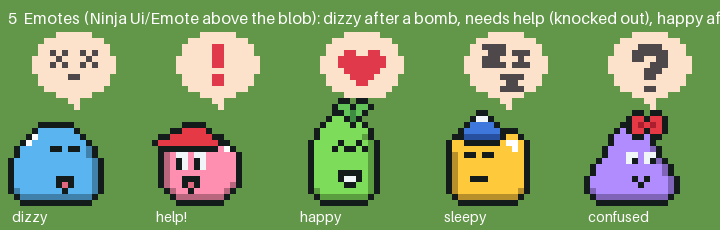
#> input picture blobz/docs/art-review/emotes-examples.png, 720 x 230 px, given in place of n34d-room-walls-v2.png, which was not available
$ python room_walls.py
#> lines starting #> are read from the running program, lines starting #| are printed output that depends on the picture; after the words box and inside, x2 and y2 are one past the last pixel; in counts of white or black regions, pixels touching at a corner belong together
### blobz/scripts/slice_grid_orders.py
#!/usr/bin/env python3
"""Slice ChatGPT grid orders N-11..N-15 (sprites drawn on an exact 16/32/64 px grid, delivered scaled up).

usage (from blobz/): python3 scripts/slice_grid_orders.py [n11 n12 n13 n14 n15]   (default: all)
Sources: docs/art-review/n11-weapons-r2.png, n12-move-icons.png, n13-fx-r2.png, n14-boss.png, n15-meadow-extras.png.
Preview: docs/art-review/n12-n15-sliced.png.

Per object: background out (flat magenta #ff00ff + near-magenta, or transparent alpha), a morphological opening
removes stray halo/noise pixels outside the sprite (cleanup only, nothing redrawn), the art-pixel size is measured
from the dark outline runs and refined by the least colour spread per cell, every cell takes the median colour of its
centre, alpha is hard. The sprite is centred on its N x N grid (frames of one FX row share one centre).
"""
import os
import sys
import numpy as np
from PIL import Image, ImageDraw

ROOT = os.path.join(os.path.dirname(os.path.abspath(__file__)), '..')
REV = os.path.join(ROOT, 'docs', 'art-review')
ART = os.path.join(ROOT, 'public', 'art')


DROP_SHADOW = {'n26-trees.png', 'n29-boulders.png'}  # never the portal: its idle opening is purple


def load(name):
    a = np.array(Image.open(os.path.join(REV, name)).convert('RGBA')).astype(float)
    r, g, b, al = a[:, :, 0], a[:, :, 1], a[:, :, 2], a[:, :, 3]
    magenta = (r > 140) & (b > 140) & (g < np.minimum(r, b) - 70)  # #ff00ff and its anti-aliased neighbours
    if name in DROP_SHADOW:  # purple ground shadow (magenta-tinted, does not key): drop it, the game draws shadows
        magenta |= (r - g > 25) & (b - g > 25)
    return a[:, :, :3], (al > 128) & ~magenta


def box(m, r):
    p = np.pad(m.astype(np.int32), r + 1)
    c = p.cumsum(0).cumsum(1)
    k = 2 * r + 1
    return c[k:, k:] - c[:-k, k:] - c[k:, :-k] + c[:-k, :-k]


def opening(m, r):
    if r < 1:
        return m
    return box(box(m, r) == (2 * r + 1) ** 2, r) > 0


def runs(mask):
    """Column runs [x0, x1) of a mask."""
    c = np.r_[0, mask.any(0).astype(int), 0]
    return np.where(np.diff(c))[0].reshape(-1, 2)


# [72 lines left out: functions outline_pitch, grid, sample, sample_fixed, place, not called in this run]


def objects(m, min_w=20):
    """Bounding boxes of the objects in one row band, left to right."""
    out = []
    for x0, x1 in runs(m):
        if x1 - x0 < min_w:
            continue
        ys = np.where(m[:, x0:x1].any(1))[0]
        out.append((x0, x1, ys.min(), ys.max() + 1))
    return out


def bands(m, min_h=20):
    r = np.r_[0, m.any(1).astype(int), 0]
    b = np.where(np.diff(r))[0].reshape(-1, 2)
    return [(y0, y1) for y0, y1 in b if y1 - y0 >= min_h]


# [138 lines left out: functions save, two_size_sheet, region_sheet, frame_row, n16, not called in this run]


def n19():
    return two_size_sheet('n19-round-button.png', ['btn-round-normal', 'btn-round-pressed', 'btn-round-disabled'],
                          os.path.join(ART, 'dungeon', 'ui'), n_small=48, n_big=64)


# [37 lines left out: functions n20, n21, n22, n26, n23b, not called in this run]


def n27():
    f = os.path.join(ART, 'icons')
    return region_sheet('n27-wood.png', ['res-wood'], f, 16, xr=(0.0, 0.45), fit=True) + region_sheet('n27-wood.png', ['res-wood'], f, 32, xr=(0.45, 1.0), fit=True)


def n28():
    return frame_row('n28-portal.png', (0.0, 1.0), 2, 64, 48, '', os.path.join(ART, 'props'), names=['portal-idle', 'portal-glow'])


# [23 lines left out: functions n29, n30, n31, not called in this run]


def n32():
    f = os.path.join(ART, 'icons')
    return region_sheet('n32-stone-icon.png', ['res-stone'], f, 16, xr=(0.0, 0.5), fit=True) + region_sheet('n32-stone-icon.png', ['res-stone'], f, 32, xr=(0.5, 1.0), fit=True)


# [24 lines left out: functions n33, n34, not called in this run]


N23_SKILLS = [['rogue-rage', 'rogue-knockback', 'rogue-whirlwind', 'rogue-extraheart', 'rogue-lifesteal', 'rogue-power'],
              ['healer-heal', 'healer-regen', 'healer-bubble', 'healer-revive', 'healer-holy', 'healer-cleanse'],
              ['marksman-multishot', 'marksman-pierce', 'marksman-crit', 'marksman-speed', 'marksman-poison', 'marksman-trap'],
              ['tank-block', 'tank-taunt', 'tank-armor', 'tank-charge', 'tank-stun', 'tank-guard']]


# [7 lines left out: function n23, not called in this run]


def n24():
    return frame_row('n24-dash.png', (0.0, 1.0), 1, 16, 16, 'dash-16', os.path.join(ART, 'icons', 'ui'), single=True)


def n25():
    return frame_row('n25-mouths.png', (0.0, 1.0), 5, 16, 16, '', os.path.join(ART, 'icons'),
                     names=[f'mouth-{i + 1}' for i in range(5)])


def n15b():
    f = os.path.join(ART, 'meadow')  # small disc left, big disc right
    return region_sheet('n15b-speed.png', ['speed'], f, 16, xr=(0.0, 0.45)) + region_sheet('n15b-speed.png', ['speed'], f, 32, xr=(0.45, 1.0))


def n19b():
    return two_size_sheet('n19b-rings.png', ['btn-round-normal', 'btn-round-pressed', 'btn-round-disabled'],
                          os.path.join(ART, 'dungeon', 'ui'), n_small=24, n_big=18)


N17 = ['new-game', 'join', 'shape', 'colour', 'eyes', 'mouth', 'hat', 'back', 'close', 'home', 'settings', 'dice',
       'pass', 'hammer', 'play', 'quill']


def n17():
    f = os.path.join(ART, 'icons', 'ui')
    return region_sheet('n17-ui-icons.png', N17, f, 16, xr=(0.0, 0.42)) + region_sheet('n17-ui-icons.png', N17, f, 32, xr=(0.42, 1.0))


def n18():
    return two_size_sheet('n18-state-badges.png', ['can-build', 'lock', 'done', 'tick-green', 'tick-gold', 'you-arrow'],
                          os.path.join(ART, 'icons', 'state'))


def n11():
    return two_size_sheet('n11-weapons-r2.png', ['dagger', 'wand', 'sword', 'crossbow', 'shield'], os.path.join(ART, 'dungeon', 'weapons'))


def n12():
    return two_size_sheet('n12-move-icons.png', ['dodge', 'jump-back', 'shield-charge', 'phase-out', 'heal-mode', 'damage-mode'],
                          os.path.join(ART, 'dungeon', 'icons'), open_r=0.35)


def n15():
    return two_size_sheet('n15-meadow-extras.png', ['build-marker', 'sign', 'magnet', 'speed', 'home-flag'], os.path.join(ART, 'meadow'),
                          anchor='bottom', open_r=0.35)


SINGLE = {'healer-heal'}


# [155 lines left out: functions largest_only, drop_edge_bits, n13, n14, preview, main, not called in this run]


# [2 lines that do not run on import are left out]

### blobz/scripts/room_walls.py
#!/usr/bin/env python3
"""N-34b dungeon room walls (ChatGPT, docs/art-review/n34b-room-walls.png) -> 16 px tiles + a 3x room test.

usage (from blobz/): python3 scripts/room_walls.py
  -> public/art/dungeon/wall-{tl,t,tr,l,r,bl,br}.png (16x16) + wall-{b,entrance-l,entrance-mid,entrance-r}.png + docs/art-review/n34-room-test.png

Every piece has a 1 art px outline all round; where a piece joins another wall piece (top edge left/right, top
corners towards the edge, sides top/bottom, bottom corners top) that outline is cut off before sampling, so the
tiles meet without a dark seam, and the joining span is sampled to exactly 16 px.
ChatGPT drew the 7 pieces at ~8 px per art pixel, but not as 16 px tiles (top pieces 203x190 px, sides 149x223,
bottom corners 203x161). Grid: x pitch = top piece width / 16 = 12.8 (bricks ~6 art px, same as the N-34 door's),
used for every piece; y pitch = 12.8 too, except the 3 top pieces, which are sampled at 190 / 16 = 11.9 so they fill
the 16 px row (7% squash). Outline-keeping sampler (a cell that is 30%+ near-black takes the outline colour).
  wall-tl / wall-t / wall-tr: 16x16, outline on row 0, bricks to the bottom row (meets the floor)
  wall-l / wall-r: the side pieces are 12 art px wide (stone column + 8 px of inner brick face), placed against the
                   outer edge of the 16 px cell (floor shows in the rest); 16 of their 17 rows, the window picked
                   where row k and row k+16 match best, so they tile vertically
  wall-bl / wall-br: 16 wide x 13 tall, top-aligned in the 16 px cell (bricks continue from the side above, stone
                   bottom edge on row 12, floor shows below)
N-34c (entrance strip) adds wall-b (plain bottom edge) and wall-entrance-{l,mid,r}, see entrance().
Still MISSING: inner corners.
"""
import os
import sys
import numpy as np
from PIL import Image, ImageDraw

sys.path.insert(0, os.path.dirname(os.path.abspath(__file__)))
from slice_grid_orders import load, opening, bands, objects, ART, REV  # noqa: E402

ROOT = os.path.join(os.path.dirname(os.path.abspath(__file__)), '..')
DUN = os.path.join(ART, 'dungeon')
SRC = 'n34b-room-walls.png'
PX = 205 / 16


# [22 lines left out: function grid, not called in this run]


OL = 8  # the 1 art px outline every piece has all round, in source px: cut it off where a piece joins a neighbour


# [60 lines left out: functions cut, cell, vtile, slice_all, not called in this run]


def slice_v2():
    """N-34d wall set v2 (docs/art-review/n34d-room-walls-v2.png), replaces the N-34b pieces (slice_all).
    Every piece sampled on a fixed 16-col grid over its box (outline cut off on the sides that join another piece):
      tl / t / tr: 16x16; b / bl / br: 16 x 13 (same pitch as the corners), top-aligned (bottom rows = outside)
    Side walls (Stefan): NOT the delivered side pieces. Built from crops only:
      outer edge = a continuous column of evenly spaced light grey edge stones (Stefan: one wall, not stacked corner
                   chunks): 3 stones per 16 px (5, 5, 6 rows), each = joint row (outline colour) + the corner edge
                   stone's highlight row + its body row repeated (tl cols 0-3, tr cols 12-15); no chamfers
      mortar col = tl col 4 / tr col 11
      inner bricks = horizontal courses from wall-t (course X = rows 5-7 + one repeated row, course Y = rows 8-11),
                     stacked X, Y, X, Y = 16 rows, cols 0-9 of wall-t
      inner edge = the corner's outline column (floor side)
    The 1 px outline rows where a side meets a corner (tl/tr bottom row, bl/br top row) are filled with the stone
    colours of the row next to them in the stone column, so the light border runs through without a line."""
    rgb, m = load('n34d-room-walls-v2.png')
#> in load, `r, g, b, al = a[:, :, 0], a[:, :, 1], a[:, :, 2], a[:, :, 3]`:
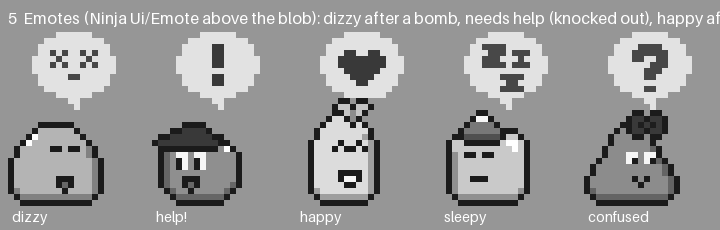
#> g: shape (230, 720) float64; min 27, max 255, mean 152.6
#> in load, `r, g, b, al = a[:, :, 0], a[:, :, 1], a[:, :, 2], a[:, :, 3]`:
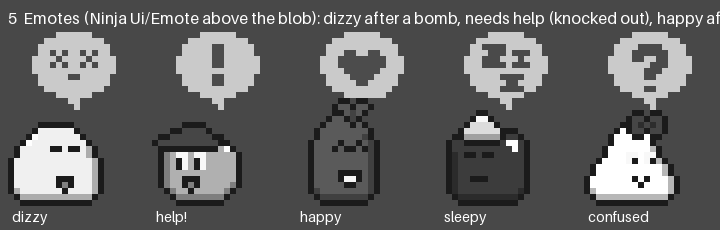
#> b: shape (230, 720) float64; min 27, max 255, mean 98.2
#> in load, `r, g, b, al = a[:, :, 0], a[:, :, 1], a[:, :, 2], a[:, :, 3]`: al: shape (230, 720) float64; every value is 255
#> in load, `magenta = (r > 140) & (b > 140) & (g < np.minimum(r, b) - 70)`: magenta: shape (230, 720) bool; every value is 0
#> m: shape (230, 720) bool; every value is 1
    m2 = opening(m, 3)
#> in box, `p = np.pad(m.astype(np.int32), r + 1)`:
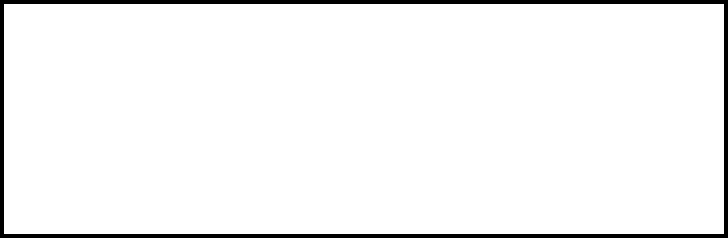
#> p: shape (238, 728) int32; values 0 (black) and 1 (white), 95.6% white; 1 black region, box (x1, y1, x2, y2) and area: (0, 0, 728, 238) 7664
#> in box, `c = p.cumsum(0).cumsum(1)`:
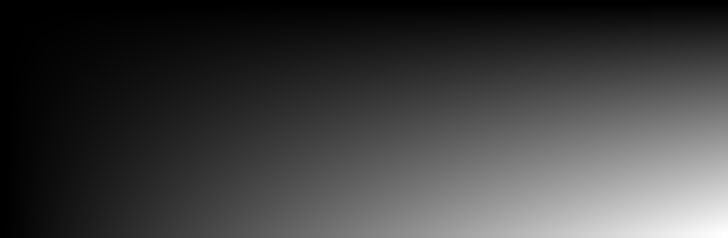
#> c: shape (238, 728) int64; min 0, max 165600, mean 41631.1; drawn with min black and max white
#> in box, `return c[k:, k:] - c[:-k, k:] - c[k:, :-k] + c[:-k, :-k]`:
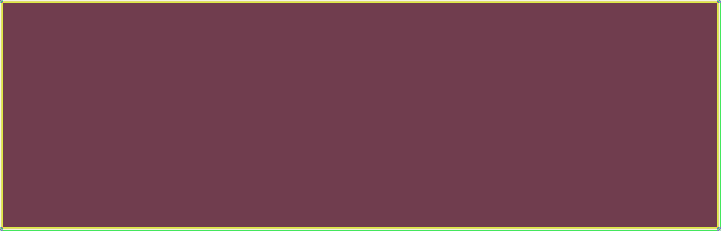
#> returned value: shape (231, 721) int64; 15 distinct labels, from 9 to 49; one colour per label, 0 black
#> call 2 of box, with r = 3
#> in box (call 2), `p = np.pad(m.astype(np.int32), r + 1)`: p: shape (239, 729) int32; values 0 (black) and 1 (white), 91.8% white; 1 black region, box (x1, y1, x2, y2) and area: (0, 0, 729, 239) 14295
#> in box (call 2), `return c[k:, k:] - c[:-k, k:] - c[k:, :-k] + c[:-k, :-k]`:
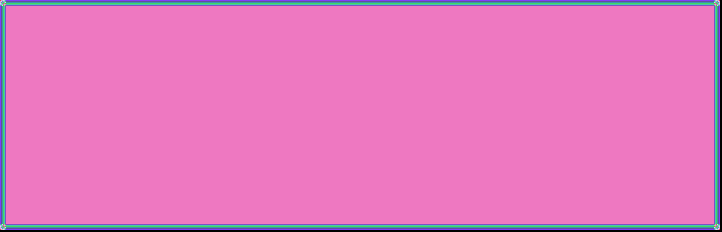
#> returned value: shape (232, 722) int64; 26 distinct labels, from 0 to 49; one colour per label, 0 black
#> in opening, `return box(box(m, r) == (2 * r + 1) ** 2, r) > 0`:
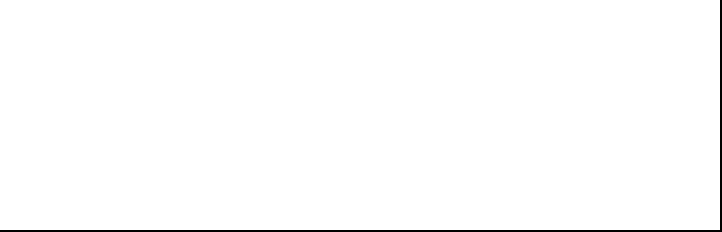
#> returned value: shape (232, 722) bool; 98.9% white; 1 black region, box (x1, y1, x2, y2) and area: (0, 0, 722, 232) 1904
    rows = [[(int(a), int(b), y0 + int(c), y0 + int(d)) for a, b, c, d in objects(m2[y0:y1])] for y0, y1 in bands(m2)]
#> in bands, `r = np.r_[0, m.any(1).astype(int), 0]`: r = 234 values, max 1 at index 1, min 0 at index 0, mean 0.983
#> in bands, `b = np.where(np.diff(r))[0].reshape(-1, 2)`: b = [[0, 230]]
#> in objects, `out = []`: out = []
#> the loop in objects, `for x0, x1 in runs(m):` made 1 pass
#> (x0, x1) on pass 1: (0, 720)
#> after the loop in objects, `for x0, x1 in runs(m):`: out = [(0, 720, 0, 230)]
#> rows = [[(0, 720, 0, 230)]]
#> (the run stopped early here; a loop or call above may not have finished)
